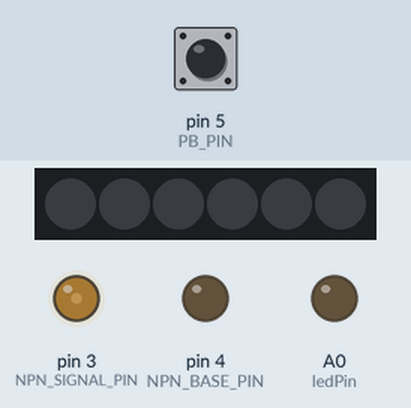
Recording of a sketch running on a simulated Arduino Uno, built with avr-gcc and run on an emulated ATmega328P. Parts: 6 RGB LEDs in strip order, left to right, output pins drawn as LEDs (lit = HIGH). Dashed ring = blinking. Inputs (shaded band) come from the test bench; at power-on: pin 5 (PB_PIN) HIGH. Dim RGB values are drawn brighter than linear.

Above: at 1.2 s.
1.3 s: pin 5 (PB_PIN) pulled LOW for 0.15 s
At 1.9 s:
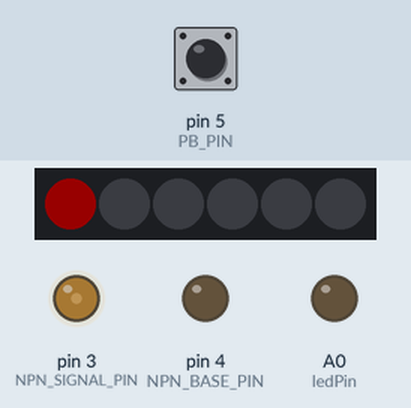
2.0 s: pin 5 (PB_PIN) pulled LOW for 1 s
At 3.05 s:
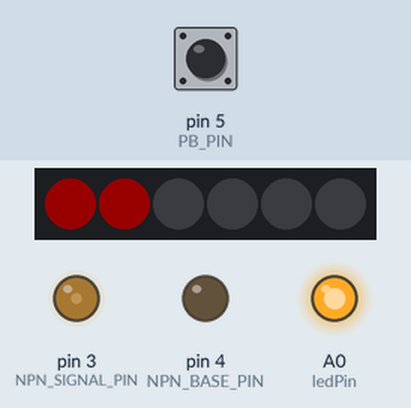
3.6 s: pin 5 (PB_PIN) pulled LOW for 0.15 s
At 4.2 s:
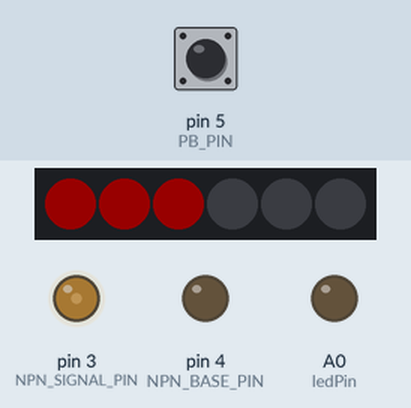
4.3 s: pin 5 (PB_PIN) pulled LOW for 1 s
At 5.81 s:
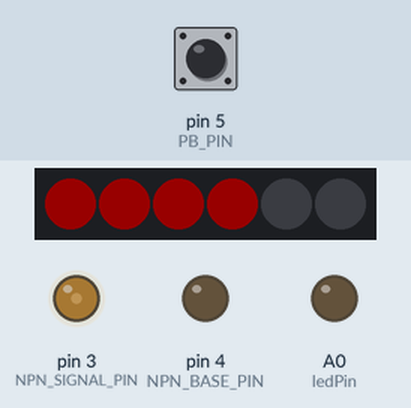
5.9 s: pin 5 (PB_PIN) pulsed LOW 2 times (0.12 s each, 0.3 s apart)
At 6.37 s:
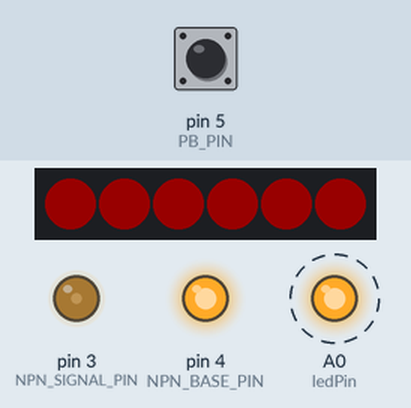
8.1 s: pin 5 (PB_PIN) pulled LOW for 3.2 s
At 11.35 s:
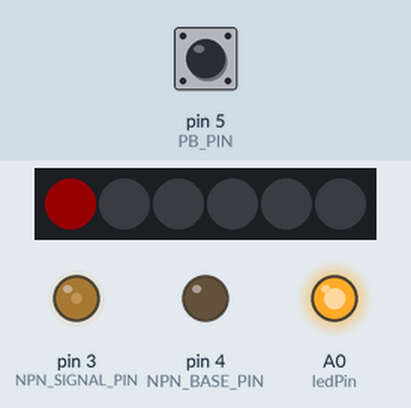
Timing chart, 0 to 12.9 s (numbered marks = the images above; inputs shaded):
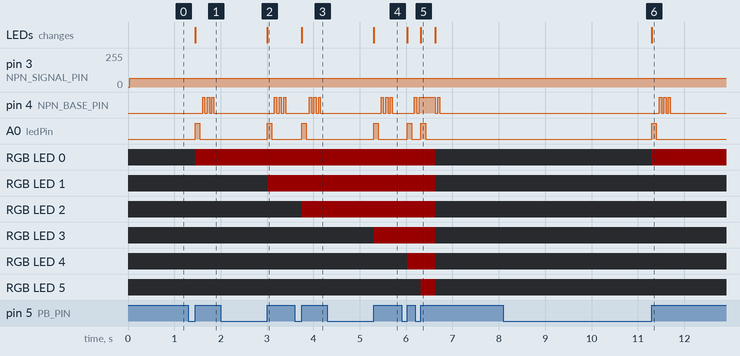

Measured:
- after the input at 1.3 s, pin 4 (NPN_BASE_PIN): alternates HIGH for 0.05 s and LOW for 0.05 s, starting after 0.31 s; A0 (ledPin): LOW → HIGH after 0.15 s, → LOW 0.10 s later; RGB LED 0: off → RGB(24, 0, 0) after 0.15 s; the LEDs: change after 0.15 s (image 1)
- after the input at 2.0 s, pin 4 (NPN_BASE_PIN): alternates HIGH for 0.05 s and LOW for 0.05 s, starting after 1.2 s; A0 (ledPin): LOW → HIGH after 1.0 s, → LOW 0.10 s later; RGB LED 1: off → RGB(24, 0, 0) after 1.0 s; the LEDs: change after 1.0 s (image 2)
- after the input at 3.6 s, pin 4 (NPN_BASE_PIN): alternates HIGH for 0.05 s and LOW for 0.05 s, starting after 0.31 s; A0 (ledPin): LOW → HIGH after 0.15 s, → LOW 0.10 s later; RGB LED 2: off → RGB(24, 0, 0) after 0.15 s; the LEDs: change after 0.15 s (image 3)
- after the input at 4.3 s, pin 4 (NPN_BASE_PIN): alternates HIGH for 0.05 s and LOW for 0.05 s, starting after 1.2 s; A0 (ledPin): LOW → HIGH after 1.0 s, → LOW 0.10 s later; RGB LED 3: off → RGB(24, 0, 0) after 1.0 s; the LEDs: change after 1.0 s (image 4)
- after the input at 5.9 s, pin 4 (NPN_BASE_PIN): goes HIGH 0.05 s, LOW 0.05 s, HIGH 0.35 s, LOW 0.05 s, HIGH 0.04 s, then LOW, starting after 0.28 s; A0 (ledPin): alternates HIGH for 0.10 s and LOW for 0.20 s, 4 changes in all, then stays LOW, starting after 0.12 s
- after the input at 8.1 s, pin 4 (NPN_BASE_PIN): alternates HIGH for 0.05 s and LOW for 0.05 s, 6 changes in all, then stays LOW, starting after 3.4 s; A0 (ledPin): LOW → HIGH after 3.2 s, → LOW 0.10 s later; RGB LED 0: off → RGB(24, 0, 0) after 3.2 s; the LEDs: change after 3.2 s (image 6)

The sketch:

Gun_code.ino
```cpp
// Pulsegun
/* Code to pulse pin 3 with a modulated signal
* Can be used to drive an IR LED to keep a TSOP IR reciever
* This allows you to use a modulated reciever and a continious beam detector
* By Mike Cook Nov 2011 - Released under the Open Source licence
*/
//https://forum.arduino.cc/t/how-to-create-a-38-khz-pulse-with-arduino-using-timer-or-pwm/100217/7
//https://arduinogetstarted.com/tutorials/arduino-neopixel-led-strip
// https://arduinogetstarted.com/tutorials/arduino-button-debounce
#include <Adafruit_NeoPixel.h>
int lastButtonState = HIGH;
int currentButtonState;

int shotNum = -1;
#define neoPixelPin 2
#define numPixels 6
Adafruit_NeoPixel NeoPixel(numPixels, neoPixelPin, NEO_GRB + NEO_KHZ800);
#define ledPin A0


volatile byte pulse = 0;
#define NPN_BASE_PIN 4
#define NPN_SIGNAL_PIN 3 // must be PWM pin!
#define PB_PIN 5
unsigned long triggerTime = 0;
unsigned long serialtime = 0;
unsigned long receivetime = 0;
unsigned long pulsetime = 0;
bool activatepulse = 0;
bool pulsestate = 0;
bool enableLED = 1;
int i = 0;
bool shotFired = 0;

//int pulsedelay = 20; // change to sync player vest & gun Player 1 (gun) = 50, Player 2 (gun) = 20
int pulsedelay = 50;

int shoottime = 400; // emitter change

// Communications
bool target_is_hit = 0; // to send to internal comms
int reload = 0;

ISR(TIMER2_COMPB_vect){  // Interrupt service routine to pulse the modulated pin 3
    pulse++;
  if(pulse >= 8) { // change number for number of modulation cycles in a pulse
    pulse =0;
    TCCR2A ^= _BV(COM2B1); // toggle pin 3 enable, turning the pin on and off
  }
}

void setIrModOutput(){  // sets pin 3 going at the IR modulation rate
  pinMode(NPN_SIGNAL_PIN, OUTPUT);
  TCCR2A = _BV(COM2B1) | _BV(WGM21) | _BV(WGM20); // Just enable output on Pin 3
  TCCR2B = _BV(WGM22) | _BV(CS22);
  OCR2A = 51; // defines the frequency 51 = 38.4 KHz, 54 = 36.2 KHz, 58 = 34 KHz, 62 = 32 KHz
  OCR2B = 26;  // deines the duty cycle - Half the OCR2A value for 50%
  TCCR2B = TCCR2B & 0b00111000 | 0x2; // select a prescale value of 8:1 of the system clock
}

void LEDControl() {
   shotNum += 1;
    for(int x = 0; x <= shotNum; x++) { // neopixel
      NeoPixel.setPixelColor(x, NeoPixel.Color(24, 0, 0));
    }
    NeoPixel.show();
    digitalWrite(ledPin, HIGH); // led
    delay(100);
    digitalWrite(ledPin, LOW);

    if(shotNum == 5 || reload == 1) {
      NeoPixel.clear();
      delay(200);
      NeoPixel.show();
      shotNum = -1;
      reload = 0;
    }
}

void setup(){
  Serial.begin(9600);
  NeoPixel.begin();
  pinMode(PB_PIN, INPUT_PULLUP);
  pinMode(NPN_BASE_PIN, OUTPUT);
  pinMode(ledPin, OUTPUT);

  setIrModOutput();
  TIMSK2 = _BV(OCIE2B); // Output Compare Match B Interrupt Enable
}

void loop(){

  if(shotNum < 0) {
    NeoPixel.clear();
    NeoPixel.show();
  }
    currentButtonState = digitalRead(PB_PIN);

  // Gun - Trigger is pressed
    if(lastButtonState == LOW && currentButtonState == HIGH) { // button pressed
    activatepulse = 1;
    triggerTime = millis();
    LEDControl();
    shotFired = 1;
    //struct Data_Packet data_packet;

    //data_packet = computeDataPacketResponse(1);
    //Serial.write((uint8_t*) &data_packet, sizeof(data_packet));
    delay(10);

  }
  else if(lastButtonState == HIGH && currentButtonState == LOW) {
  }
  // save the last state
  lastButtonState = currentButtonState;

  // Gun - Cease shooting after shoottime has passed
  if(millis()>=triggerTime+shoottime)
  {
    activatepulse = 0;
  }

  // Gun - Activate pulse signal with pulsetime delay
  if(activatepulse==1)
  {
    if(millis()>=pulsetime+pulsedelay)
    {
      digitalWrite(NPN_BASE_PIN, pulsestate);
      pulsestate = !pulsestate;
      pulsetime = millis();
    }
  }

  if(activatepulse==0)
  {
    digitalWrite(NPN_BASE_PIN, LOW);
    enableLED=1;
  }

}
```
